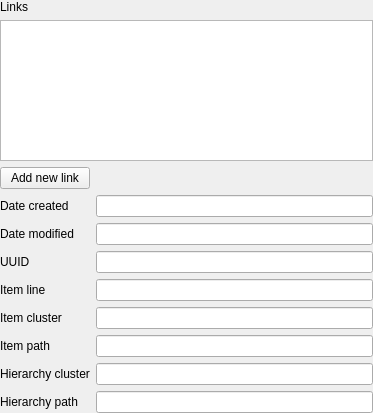
<?xml version="1.0" encoding="UTF-8"?>
<ui version="4.0">
 <class>WidgetGenericPropertiesFeet</class>
 <widget class="QWidget" name="WidgetGenericPropertiesFeet">
  <property name="geometry">
   <rect>
    <x>0</x>
    <y>0</y>
    <width>373</width>
    <height>413</height>
   </rect>
  </property>
  <property name="windowTitle">
   <string>Form</string>
  </property>
  <layout class="QGridLayout" name="gridLayout">
   <property name="leftMargin">
    <number>0</number>
   </property>
   <property name="topMargin">
    <number>0</number>
   </property>
   <property name="rightMargin">
    <number>0</number>
   </property>
   <property name="bottomMargin">
    <number>0</number>
   </property>
   <item row="4" column="1">
    <widget class="QLineEdit" name="ModifiedDateInfield">
     <property name="enabled">
      <bool>true</bool>
     </property>
     <property name="readOnly">
      <bool>true</bool>
     </property>
    </widget>
   </item>
   <item row="3" column="1">
    <widget class="QLineEdit" name="DateCreatedInfield">
     <property name="enabled">
      <bool>true</bool>
     </property>
     <property name="readOnly">
      <bool>true</bool>
     </property>
    </widget>
   </item>
   <item row="9" column="1">
    <widget class="QLineEdit" name="ItemPathInfield">
     <property name="enabled">
      <bool>true</bool>
     </property>
     <property name="readOnly">
      <bool>true</bool>
     </property>
    </widget>
   </item>
   <item row="6" column="1">
    <widget class="QLineEdit" name="ItemLineInfield">
     <property name="enabled">
      <bool>true</bool>
     </property>
     <property name="readOnly">
      <bool>true</bool>
     </property>
    </widget>
   </item>
   <item row="6" column="0">
    <widget class="QLabel" name="ItemLineLabel">
     <property name="text">
      <string>Item line</string>
     </property>
    </widget>
   </item>
   <item row="5" column="0">
    <widget class="QLabel" name="InternalIdLabel">
     <property name="text">
      <string>UUID</string>
     </property>
    </widget>
   </item>
   <item row="10" column="1">
    <widget class="QLineEdit" name="HierarchyClusterInfield">
     <property name="enabled">
      <bool>true</bool>
     </property>
     <property name="readOnly">
      <bool>true</bool>
     </property>
    </widget>
   </item>
   <item row="4" column="0">
    <widget class="QLabel" name="ModifiedDateLabel">
     <property name="text">
      <string>Date modified</string>
     </property>
    </widget>
   </item>
   <item row="5" column="1">
    <widget class="QLineEdit" name="InternalInfield">
     <property name="enabled">
      <bool>true</bool>
     </property>
     <property name="readOnly">
      <bool>true</bool>
     </property>
    </widget>
   </item>
   <item row="11" column="1">
    <widget class="QLineEdit" name="HierarchyPathInfield">
     <property name="enabled">
      <bool>true</bool>
     </property>
     <property name="readOnly">
      <bool>true</bool>
     </property>
    </widget>
   </item>
   <item row="9" column="0">
    <widget class="QLabel" name="ItemPathLabel">
     <property name="text">
      <string>Item path</string>
     </property>
    </widget>
   </item>
   <item row="10" column="0">
    <widget class="QLabel" name="HierarchyClusterLabel">
     <property name="text">
      <string>Hierarchy cluster</string>
     </property>
    </widget>
   </item>
   <item row="0" column="0">
    <widget class="QLabel" name="LinksLabel">
     <property name="text">
      <string>Links</string>
     </property>
    </widget>
   </item>
   <item row="1" column="0" colspan="2">
    <widget class="QTableWidget" name="LinksTableWidget">
     <property name="editTriggers">
      <set>QAbstractItemView::NoEditTriggers</set>
     </property>
     <attribute name="horizontalHeaderVisible">
      <bool>false</bool>
     </attribute>
     <attribute name="verticalHeaderVisible">
      <bool>false</bool>
     </attribute>
    </widget>
   </item>
   <item row="11" column="0">
    <widget class="QLabel" name="HierarchyPathLabel">
     <property name="text">
      <string>Hierarchy path</string>
     </property>
    </widget>
   </item>
   <item row="3" column="0">
    <widget class="QLabel" name="CreatedDateLabel">
     <property name="text">
      <string>Date created</string>
     </property>
    </widget>
   </item>
   <item row="8" column="0">
    <widget class="QLabel" name="ItemClusterLabel">
     <property name="text">
      <string>Item cluster</string>
     </property>
    </widget>
   </item>
   <item row="8" column="1">
    <widget class="QLineEdit" name="ItemClusterInfield">
     <property name="enabled">
      <bool>true</bool>
     </property>
     <property name="readOnly">
      <bool>true</bool>
     </property>
    </widget>
   </item>
   <item row="2" column="0">
    <widget class="QPushButton" name="AddLinkPushButton">
     <property name="toolTip">
      <string>Add a File or URL link</string>
     </property>
     <property name="text">
      <string>Add new link</string>
     </property>
    </widget>
   </item>
  </layout>
 </widget>
 <tabstops>
  <tabstop>LinksTableWidget</tabstop>
  <tabstop>AddLinkPushButton</tabstop>
  <tabstop>DateCreatedInfield</tabstop>
  <tabstop>ModifiedDateInfield</tabstop>
  <tabstop>InternalInfield</tabstop>
  <tabstop>ItemLineInfield</tabstop>
  <tabstop>ItemClusterInfield</tabstop>
  <tabstop>ItemPathInfield</tabstop>
  <tabstop>HierarchyClusterInfield</tabstop>
  <tabstop>HierarchyPathInfield</tabstop>
 </tabstops>
 <resources/>
 <connections/>
</ui>
